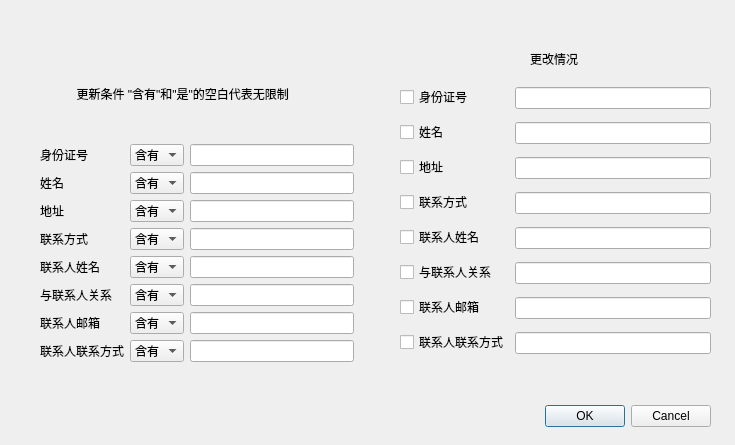
<?xml version="1.0" encoding="UTF-8"?>
<ui version="4.0">
 <class>ClientUpdateDialog</class>
 <widget class="QDialog" name="ClientUpdateDialog">
  <property name="geometry">
   <rect>
    <x>0</x>
    <y>0</y>
    <width>735</width>
    <height>445</height>
   </rect>
  </property>
  <property name="windowTitle">
   <string>ClientUpdateDialog</string>
  </property>
  <widget class="QDialogButtonBox" name="buttonBox">
   <property name="geometry">
    <rect>
     <x>370</x>
     <y>400</y>
     <width>341</width>
     <height>32</height>
    </rect>
   </property>
   <property name="orientation">
    <enum>Qt::Horizontal</enum>
   </property>
   <property name="standardButtons">
    <set>QDialogButtonBox::Cancel|QDialogButtonBox::Ok</set>
   </property>
  </widget>
  <widget class="QWidget" name="layoutWidget">
   <property name="geometry">
    <rect>
     <x>40</x>
     <y>50</y>
     <width>314</width>
     <height>312</height>
    </rect>
   </property>
   <layout class="QGridLayout" name="gridLayout">
    <item row="0" column="0" colspan="3">
     <widget class="QLabel" name="label_2">
      <property name="text">
       <string>           更新条件 &quot;含有&quot;和&quot;是&quot;的空白代表无限制</string>
      </property>
     </widget>
    </item>
    <item row="1" column="0">
     <layout class="QVBoxLayout" name="verticalLayout">
      <item>
       <widget class="QLabel" name="label">
        <property name="text">
         <string>身份证号</string>
        </property>
       </widget>
      </item>
      <item>
       <widget class="QLabel" name="label_13">
        <property name="text">
         <string>姓名</string>
        </property>
       </widget>
      </item>
      <item>
       <widget class="QLabel" name="label_10">
        <property name="text">
         <string>地址</string>
        </property>
       </widget>
      </item>
      <item>
       <widget class="QLabel" name="label_14">
        <property name="text">
         <string>联系方式</string>
        </property>
       </widget>
      </item>
      <item>
       <widget class="QLabel" name="label_8">
        <property name="text">
         <string>联系人姓名</string>
        </property>
       </widget>
      </item>
      <item>
       <widget class="QLabel" name="label_12">
        <property name="text">
         <string>与联系人关系</string>
        </property>
       </widget>
      </item>
      <item>
       <widget class="QLabel" name="label_9">
        <property name="text">
         <string>联系人邮箱</string>
        </property>
       </widget>
      </item>
      <item>
       <widget class="QLabel" name="label_11">
        <property name="text">
         <string>联系人联系方式</string>
        </property>
       </widget>
      </item>
     </layout>
    </item>
    <item row="1" column="1">
     <layout class="QVBoxLayout" name="verticalLayout_2">
      <item>
       <widget class="QComboBox" name="idcomboBox">
        <item>
         <property name="text">
          <string>含有</string>
         </property>
        </item>
        <item>
         <property name="text">
          <string>是</string>
         </property>
        </item>
        <item>
         <property name="text">
          <string>为空</string>
         </property>
        </item>
       </widget>
      </item>
      <item>
       <widget class="QComboBox" name="namecomboBox">
        <item>
         <property name="text">
          <string>含有</string>
         </property>
        </item>
        <item>
         <property name="text">
          <string>是</string>
         </property>
        </item>
        <item>
         <property name="text">
          <string>为空</string>
         </property>
        </item>
       </widget>
      </item>
      <item>
       <widget class="QComboBox" name="addresscomboBox">
        <item>
         <property name="text">
          <string>含有</string>
         </property>
        </item>
        <item>
         <property name="text">
          <string>是</string>
         </property>
        </item>
        <item>
         <property name="text">
          <string>为空</string>
         </property>
        </item>
       </widget>
      </item>
      <item>
       <widget class="QComboBox" name="telcomboBox">
        <item>
         <property name="text">
          <string>含有</string>
         </property>
        </item>
        <item>
         <property name="text">
          <string>是</string>
         </property>
        </item>
        <item>
         <property name="text">
          <string>为空</string>
         </property>
        </item>
       </widget>
      </item>
      <item>
       <widget class="QComboBox" name="relationcomboBox">
        <item>
         <property name="text">
          <string>含有</string>
         </property>
        </item>
        <item>
         <property name="text">
          <string>是</string>
         </property>
        </item>
        <item>
         <property name="text">
          <string>为空</string>
         </property>
        </item>
       </widget>
      </item>
      <item>
       <widget class="QComboBox" name="cnamecomboBox">
        <item>
         <property name="text">
          <string>含有</string>
         </property>
        </item>
        <item>
         <property name="text">
          <string>是</string>
         </property>
        </item>
        <item>
         <property name="text">
          <string>为空</string>
         </property>
        </item>
       </widget>
      </item>
      <item>
       <widget class="QComboBox" name="cemailcomboBox">
        <item>
         <property name="text">
          <string>含有</string>
         </property>
        </item>
        <item>
         <property name="text">
          <string>是</string>
         </property>
        </item>
        <item>
         <property name="text">
          <string>为空</string>
         </property>
        </item>
       </widget>
      </item>
      <item>
       <widget class="QComboBox" name="ctelcomboBox">
        <item>
         <property name="text">
          <string>含有</string>
         </property>
        </item>
        <item>
         <property name="text">
          <string>是</string>
         </property>
        </item>
        <item>
         <property name="text">
          <string>为空</string>
         </property>
        </item>
       </widget>
      </item>
     </layout>
    </item>
    <item row="1" column="2">
     <layout class="QVBoxLayout" name="verticalLayout_3">
      <item>
       <widget class="QLineEdit" name="idlineEdit"/>
      </item>
      <item>
       <widget class="QLineEdit" name="namelineEdit"/>
      </item>
      <item>
       <widget class="QLineEdit" name="addresslineEdit"/>
      </item>
      <item>
       <widget class="QLineEdit" name="tellineEdit"/>
      </item>
      <item>
       <widget class="QLineEdit" name="cnamelineEdit"/>
      </item>
      <item>
       <widget class="QLineEdit" name="relationlineEdit"/>
      </item>
      <item>
       <widget class="QLineEdit" name="cemaillineEdit"/>
      </item>
      <item>
       <widget class="QLineEdit" name="ctellineEdit"/>
      </item>
     </layout>
    </item>
   </layout>
  </widget>
  <widget class="QLabel" name="label_3">
   <property name="geometry">
    <rect>
     <x>530</x>
     <y>50</y>
     <width>61</width>
     <height>18</height>
    </rect>
   </property>
   <property name="text">
    <string>更改情况</string>
   </property>
  </widget>
  <widget class="QWidget" name="layoutWidget">
   <property name="geometry">
    <rect>
     <x>400</x>
     <y>80</y>
     <width>311</width>
     <height>281</height>
    </rect>
   </property>
   <layout class="QHBoxLayout" name="horizontalLayout">
    <item>
     <layout class="QVBoxLayout" name="verticalLayout_5">
      <item>
       <widget class="QCheckBox" name="idcheckBox">
        <property name="text">
         <string>身份证号</string>
        </property>
       </widget>
      </item>
      <item>
       <widget class="QCheckBox" name="namecheckBox">
        <property name="text">
         <string>姓名</string>
        </property>
       </widget>
      </item>
      <item>
       <widget class="QCheckBox" name="addresscheckBox">
        <property name="text">
         <string>地址</string>
        </property>
       </widget>
      </item>
      <item>
       <widget class="QCheckBox" name="telcheckBox">
        <property name="text">
         <string>联系方式</string>
        </property>
       </widget>
      </item>
      <item>
       <widget class="QCheckBox" name="cnamecheckBox">
        <property name="text">
         <string>联系人姓名</string>
        </property>
       </widget>
      </item>
      <item>
       <widget class="QCheckBox" name="relationcheckBox">
        <property name="text">
         <string>与联系人关系</string>
        </property>
       </widget>
      </item>
      <item>
       <widget class="QCheckBox" name="cemailcheckBox">
        <property name="text">
         <string>联系人邮箱</string>
        </property>
       </widget>
      </item>
      <item>
       <widget class="QCheckBox" name="ctelcheckBox">
        <property name="text">
         <string>联系人联系方式</string>
        </property>
       </widget>
      </item>
     </layout>
    </item>
    <item>
     <layout class="QVBoxLayout" name="verticalLayout_4">
      <item>
       <widget class="QLineEdit" name="idlineEdit_2"/>
      </item>
      <item>
       <widget class="QLineEdit" name="namelineEdit_2"/>
      </item>
      <item>
       <widget class="QLineEdit" name="addresslineEdit_2"/>
      </item>
      <item>
       <widget class="QLineEdit" name="tellineEdit_2"/>
      </item>
      <item>
       <widget class="QLineEdit" name="cnamelineEdit_2"/>
      </item>
      <item>
       <widget class="QLineEdit" name="relationlineEdit_2"/>
      </item>
      <item>
       <widget class="QLineEdit" name="cemaillineEdit_2"/>
      </item>
      <item>
       <widget class="QLineEdit" name="ctellineEdit_2"/>
      </item>
     </layout>
    </item>
   </layout>
  </widget>
 </widget>
 <resources/>
 <connections>
  <connection>
   <sender>buttonBox</sender>
   <signal>accepted()</signal>
   <receiver>ClientUpdateDialog</receiver>
   <slot>accept()</slot>
   <hints>
    <hint type="sourcelabel">
     <x>248</x>
     <y>254</y>
    </hint>
    <hint type="destinationlabel">
     <x>157</x>
     <y>274</y>
    </hint>
   </hints>
  </connection>
  <connection>
   <sender>buttonBox</sender>
   <signal>rejected()</signal>
   <receiver>ClientUpdateDialog</receiver>
   <slot>reject()</slot>
   <hints>
    <hint type="sourcelabel">
     <x>316</x>
     <y>260</y>
    </hint>
    <hint type="destinationlabel">
     <x>286</x>
     <y>274</y>
    </hint>
   </hints>
  </connection>
 </connections>
</ui>
